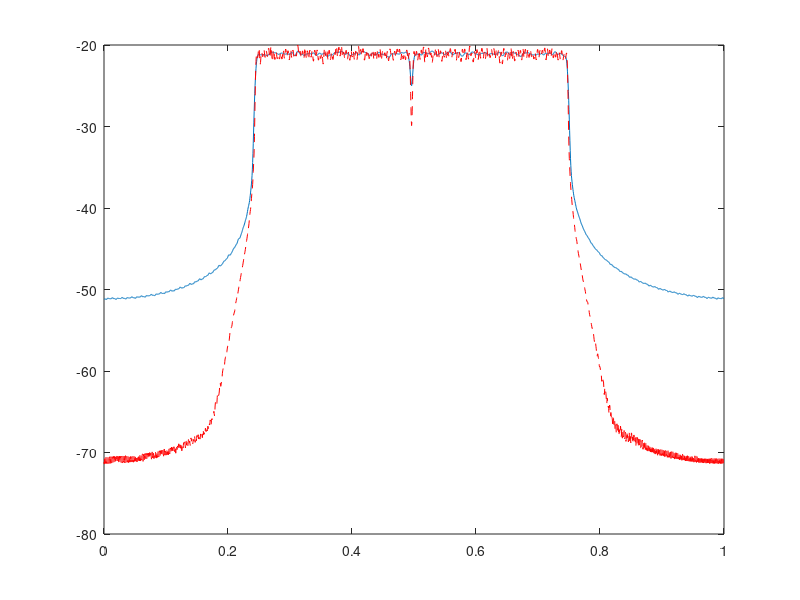
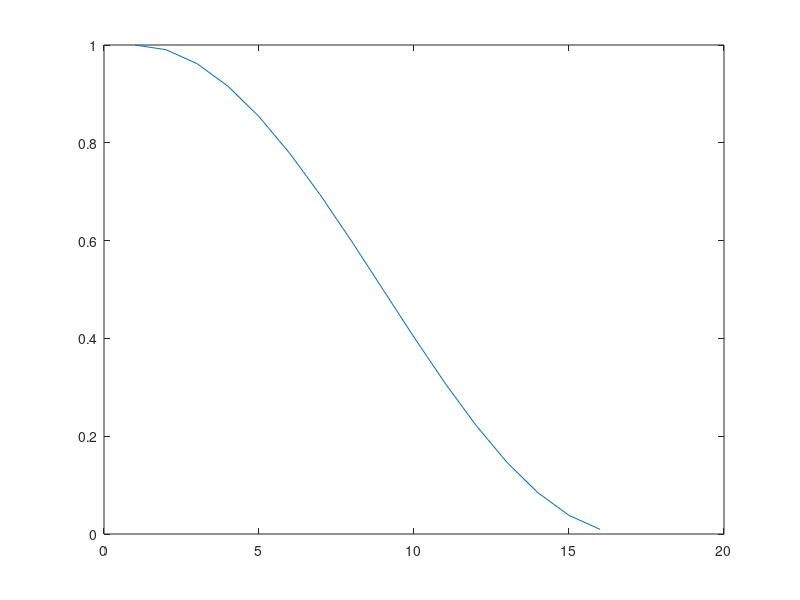

Reproduce these figures in MATLAB, in order.
%Effect of the windowing operation on spectrum of an OFDM signal
%Please rerun the script with different roll-off factors
N = 256;
CP = 1/4;
G = CP*N;

%RC windowing CP
CP2 = 1/16; % the ratio of the additional guard period
G2 = CP2*N;

num_OFDM_symbols=100;

frame=[]; frame_RC=[]; x0 = zeros(1, N+G);
%------Raised-cosine (comparison)-------------
RRC = 0.5 + 0.5.*cos(pi + pi.*(0:G2-1)./G2);
figure()
plot(RRC)
LRC = 0.5 + 0.5.*cos(pi.*(0:G2-1)./G2);
figure()
plot(LRC)
%---------------------------------------------

for ii=1:num_OFDM_symbols
%symbols=2*(randn(1,N)>0)-1;
symbols= qammod( floor(rand(1,N)*4) ,4);
used_subc_indices=[floor(N/4):1:N/2-1 N/2+1:1:N-floor(N/4)];
to_ifft=zeros(1,N);
to_ifft(used_subc_indices)=symbols(used_subc_indices);
time=ifft(to_ifft);
time_cp=[time(end-G+1:end) time];
frame=[frame time_cp];

%------Raised-cosine (comparison)-------------
Ccp = LRC.*x0(G+[1:G2]) + RRC.*time_cp(end-G-G2+[1:G2]);

frame_RC = [frame_RC, Ccp, time_cp];

x0 = time_cp;

end
figure(1)
clf
[Pxx,F]=pwelch(frame,[],[],2048,1,'twosided');
plot(F,10*log10(Pxx))
hold on
[Pxx,F]=pwelch(frame_RC,[],[],2048,1,'twosided');
plot(F,10*log10(Pxx),'r--');